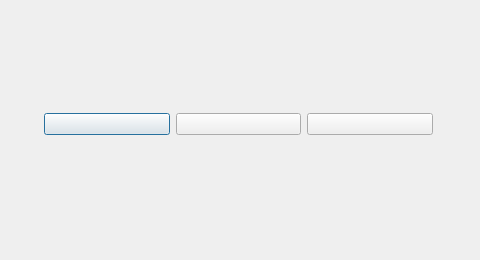
<?xml version="1.0" encoding="UTF-8"?>
<ui version="4.0">
 <class>Dialog</class>
 <widget class="QDialog" name="Dialog">
  <property name="geometry">
   <rect>
    <x>0</x>
    <y>0</y>
    <width>480</width>
    <height>260</height>
   </rect>
  </property>
  <property name="windowTitle">
   <string>Dialog</string>
  </property>
  <widget class="QWidget" name="horizontalLayoutWidget">
   <property name="geometry">
    <rect>
     <x>33</x>
     <y>69</y>
     <width>411</width>
     <height>111</height>
    </rect>
   </property>
   <layout class="QHBoxLayout" name="horizontalLayout">
    <item>
     <widget class="QPushButton" name="pushButton_line">
      <property name="text">
       <string/>
      </property>
      <property name="icon">
       <iconset resource="images.qrc">
        <normaloff>:/images/images/line.png</normaloff>:/images/images/line.png</iconset>
      </property>
      <property name="iconSize">
       <size>
        <width>96</width>
        <height>96</height>
       </size>
      </property>
     </widget>
    </item>
    <item>
     <widget class="QPushButton" name="pushButton_rect">
      <property name="text">
       <string/>
      </property>
      <property name="icon">
       <iconset resource="images.qrc">
        <normaloff>:/images/images/rect.png</normaloff>:/images/images/rect.png</iconset>
      </property>
      <property name="iconSize">
       <size>
        <width>96</width>
        <height>96</height>
       </size>
      </property>
     </widget>
    </item>
    <item>
     <widget class="QPushButton" name="pushButton_circle">
      <property name="text">
       <string/>
      </property>
      <property name="icon">
       <iconset resource="images.qrc">
        <normaloff>:/images/images/circle.png</normaloff>:/images/images/circle.png</iconset>
      </property>
      <property name="iconSize">
       <size>
        <width>96</width>
        <height>96</height>
       </size>
      </property>
     </widget>
    </item>
   </layout>
  </widget>
 </widget>
 <layoutdefault spacing="6" margin="11"/>
 <resources>
  <include location="images.qrc"/>
 </resources>
 <connections/>
</ui>
